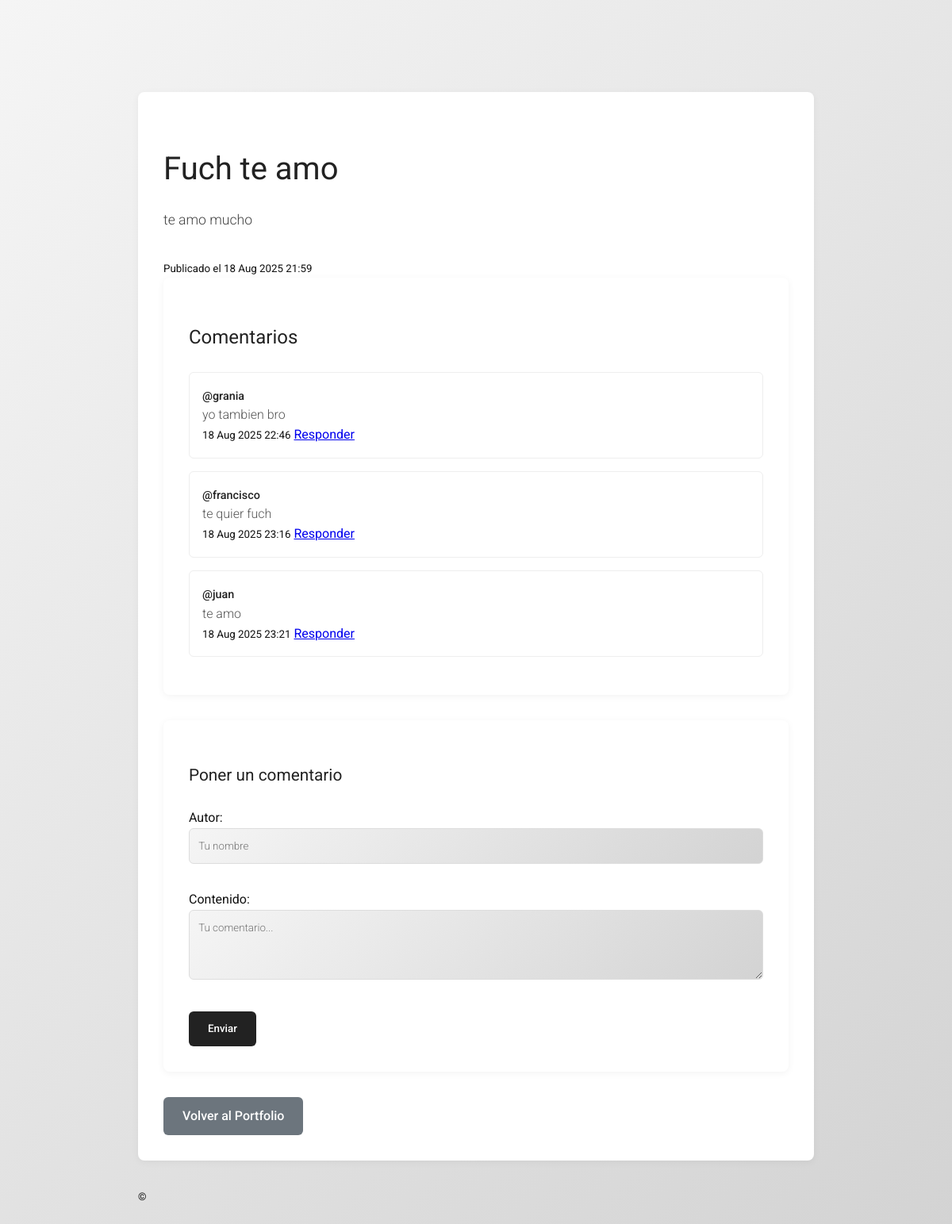
Page /blog/1/ on the committed database.
### blog/models.py (models this page shows, shortened)
class Post(models.Model):
    titulo = models.CharField(max_length=200)
    contenido = models.TextField()
    imagen = models.ImageField(upload_to='posts/', blank=True, null=True)
    creado = models.DateTimeField(default=timezone.now)

class Comentario(models.Model):
    post = models.ForeignKey(Post, on_delete=models.CASCADE, related_name='comentarios')
    autor = models.CharField(max_length=100)
    contenido = models.TextField()
    creado = models.DateTimeField(default=timezone.now)
    padre = models.ForeignKey('self', null=True, blank=True, on_delete=models.CASCADE, related_name='respuestas')

### blog/views.py (the view)
# urls.py: path('<int:pk>/', views.post_detail, name='post_detail'),
def post_detail(request, pk):
    post = get_object_or_404(Post, pk=pk)
    comentarios = post.comentarios.filter(padre__isnull=True).order_by('-creado')
    if request.method == 'POST':
        form = ComentarioForm(request.POST)
        padre_id = request.POST.get('padre_id')
        if form.is_valid():
            comentario = form.save(commit=False)
            comentario.post = post
            if padre_id:
                comentario.padre = Comentario.objects.get(id=padre_id)
            comentario.save()
            return redirect('post_detail', pk=post.pk)
    else:
        form = ComentarioForm()
    return render(request, 'blog/post_detail.html', {
        'post': post,
        'comentarios': comentarios,
        'form': form
    })

### blog/forms.py
class ComentarioForm(forms.ModelForm):
    class Meta:
        model = Comentario
        fields = ['autor', 'contenido']
        widgets = {
            'autor': forms.TextInput(attrs={'placeholder': 'Tu nombre', 'class': 'input-com'}),
            'contenido': forms.Textarea(attrs={'placeholder': 'Tu comentario...', 'rows': 3, 'class': 'textarea-com'}),
        }

### blog/templates/blog/post_detail.html (shortened to what this page needs)
{% extends "blog/base_blog.html" %}
{% block content %}
<section id="post-detail-container">
    <div class="post-detail">
        <article class="post-content">
            <h2 class="post-title">{{ post.titulo }}</h2>
            <p class="post-body">{{ post.contenido }}</p>
            <div class="post-meta">
                <small>Publicado el {{ post.creado|date:"d M Y H:i" }}</small>
            </div>
        </article>
        <div class="comments-section">
            <h3>Comentarios</h3>
            {% for comentario in post.comentarios.all %}
                <div class="comentario">
                    <div class="comentario-header">
                        <span class="comentario-usuario">
                            @{{ comentario.autor }}
                        </span>
                    </div>
                    <div class="comentario-body">
                        <p>{{ comentario.contenido }}</p>
                    </div>
                    <div class="comentario-footer">
                        <small>{{ comentario.creado|date:"d M Y H:i" }}</small>
                        <a href="#" class="comentario-reply">Responder</a>
                    </div>
                </div>
            {% empty %}
                <p>No hay comentarios todavía. Sé el primero en comentar.</p>
            {% endfor %}
        </div>
        <div class="form-comentario">
            <h3>Poner un comentario</h3>
            <form method="POST">
                {{ form.as_p }}
                <button type="submit">Enviar</button>
            </form>
        </div>
        <a href="{% url 'home' %}" class="btn-volver">Volver al Portfolio</a>
      </div>
</section>
{% endblock %}

### blog/static/blog/css/blog.css (style rules this page uses)
:root { --color-bg: #fff; --color-text: #111; --color-accent: #222; --color-btn: #fff; --color-btn-bg: #222; --color-btn-hover: #fff; --color-btn-bg-hover: #444; --color-border: #222; --color-gradient: linear-gradient(135deg, #f5f5f5 0%, #d3d3d3 100%); }
body, input, textarea, select, button { font-family: 'Roboto', sans-serif; color: var(--color-text); background: var(--color-gradient); line-height: 1.6; margin: 0; padding: 0; box-sizing: border-box; }
.blog-page { max-width: 900px; margin: 0 auto; padding: 6em 1.5em 2em 1.5em; }
.post-detail { background: var(--color-bg); padding: 2rem; border-radius: 8px; box-shadow: 0 2px 10px rgba(0,0,0,0.05); margin-bottom: 2rem; }
.post-title { font-weight: 400; font-size: 2.5rem; color: var(--color-accent); margin-bottom: 1rem; }
.post-body { font-weight: 300; font-size: 1.1rem; color: #444; line-height: 1.7; margin-bottom: 2rem; }
.comments-section { background: var(--color-bg); padding: 2rem; border-radius: 8px; box-shadow: 0 2px 10px rgba(0,0,0,0.05); margin-bottom: 2rem; }
.comments-section h3 { font-weight: 400; font-size: 1.5rem; margin-bottom: 1.5rem; color: var(--color-accent); }
.comentario { border: 1px solid #eee; border-radius: 6px; padding: 1rem; margin-bottom: 1rem; }
.comentario-usuario { color: var(--color-accent); font-weight: 500; font-size: 0.9rem; }
.comentario-body p { margin: 0; font-weight: 300; color: #555; line-height: 1.5; }
.form-comentario { background: var(--color-bg); padding: 2rem; border-radius: 8px; box-shadow: 0 2px 10px rgba(0,0,0,0.05); margin-bottom: 2rem; }
.form-comentario h3 { font-weight: 400; font-size: 1.3rem; margin-bottom: 1.5rem; color: var(--color-accent); }
.form-comentario input[type="text"], .form-comentario input[type="email"], .form-comentario textarea { width: 100%; padding: 0.7rem; border: 1px solid #ddd; border-radius: 6px; margin-bottom: 1rem; font-weight: 300; }
.form-comentario button[type="submit"] { background: var(--color-btn-bg); color: var(--color-btn); border: none; border-radius: 6px; padding: 0.7rem 1.5rem; cursor: pointer; font-weight: 500; transition: background 0.2s; }
.btn-volver { background: #6c757d; color: white; padding: 0.7rem 1.5rem; border-radius: 6px; display: inline-block; text-decoration: none; font-weight: 500; }

### rows in the picture
Post: titulo "Fuch te amo", contenido "te amo mucho", creado "18 Aug 2025 21:59"
Comentario: autor "grania", contenido "yo tambien bro", creado "18 Aug 2025 22:46"
Comentario: autor "francisco", contenido "te quier fuch", creado "18 Aug 2025 23:16"
Comentario: autor "juan", contenido "te amo", creado "18 Aug 2025 23:21"
